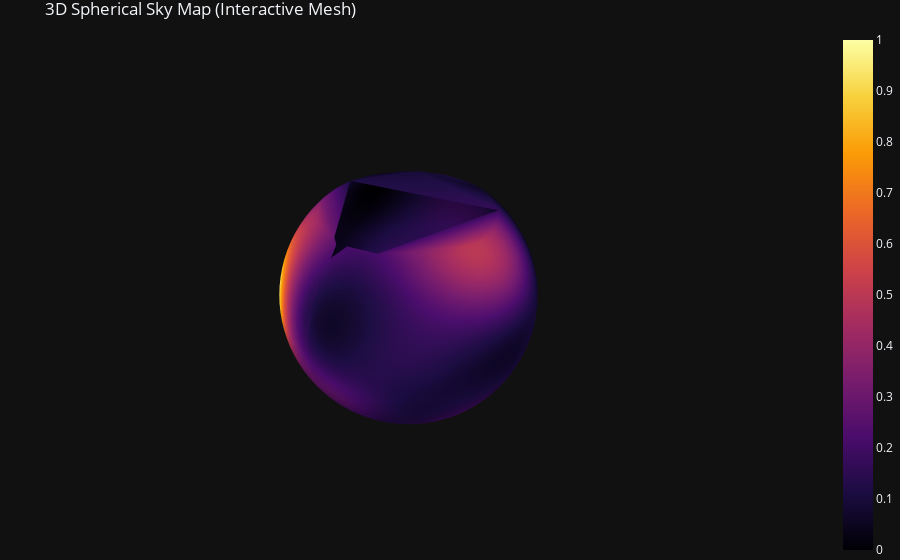

The notebook cell this image was saved under:
### Markdown cell above
### Plot backprojected result before deblurring

### Code cell
import plotly.graph_objects as go
import matplotlib.tri as mtri
from astropy.coordinates import Angle
import astropy.units as u

def wrapped_rad2deg(lat_r, lon_r):
    """
    Converts latitude/longitude from radians to degrees.
    Longitude output is wrapped to [-180, 180) degrees.
    """
    lat_d = Angle(lat_r, unit=u.rad).to_value(u.deg)
    lon_d = Angle(lon_r, unit=u.rad).wrap_at(180 * u.deg).to_value(u.deg)
    return lat_d, lon_d

def cart2eq(x, y, z):
    """
    Convert cartesian coordinates to spherical (r, lat, lon).
    lat: latitude in radians [-pi/2, pi/2]
    lon: longitude in radians [-pi, pi]
    """
    r = np.sqrt(x**2 + y**2 + z**2)
    lat = np.arcsin(z / r)
    lon = np.arctan2(y, x)
    return r, lat, lon

def eq2cart(r, lat, lon):
    """
    Convert spherical (r, lat, lon) to cartesian coordinates.
    """
    x = r * np.cos(lat) * np.cos(lon)
    y = r * np.cos(lat) * np.sin(lon)
    z = r * np.sin(lat)
    return np.vstack((x, y, z))


def draw_interactive_sky_mesh(I, R, mask_lon=None, catalog=None, cmap='Inferno'):
    """
    Interactive 3D spherical sky map using intensity values.

    Parameters
    ----------
    I : (N,) ndarray
        Intensity values per direction.
    R : (3, N) ndarray
        Cartesian coordinates (x, y, z) of array elements.
    mask_lon : (N,) ndarray of bool, optional
        Boolean mask to filter longitudes (e.g. within [-180, 180]).
    catalog : object, optional
        Catalog with `.xyz` (3, N) Cartesian coordinates.
    cmap : str
        Plotly color scale name (e.g. 'Inferno', 'Viridis', etc.).

    Returns
    -------
    fig : plotly.graph_objects.Figure
        Interactive mesh figure.
    """
    
    # Convert full R to (lat, lon) and filter longitude
    _, lat, lon = cart2eq(R[0], R[1], R[2])
    _, lon_deg = wrapped_rad2deg(lat, lon)
    mask = (lon_deg >= -180) & (lon_deg <= 180)
    R_equatorial = eq2cart(1, lat[mask], lon[mask])

    x, y, z = R_equatorial
    if mask_lon is not None:
        x, y, z = x[mask_lon], y[mask_lon], z[mask_lon]
        I = I[mask_lon]

    # Convert to spherical coordinates for triangulation
    theta = np.arccos(np.clip(z, -1, 1))  # polar angle
    phi = np.mod(np.arctan2(y, x), 2 * np.pi)  # azimuth in [0, 2pi]

    # Triangulation in angular domain
    triang = mtri.Triangulation(phi, theta)

    # Normalize intensity
    I_norm = np.clip((I - I.min()) / (I.ptp() + 1e-12), 0, 1)

    fig = go.Figure()

    # Mesh3D: surface visualization
    fig.add_trace(go.Mesh3d(
        x=x, y=y, z=z,
        i=triang.triangles[:, 0],
        j=triang.triangles[:, 1],
        k=triang.triangles[:, 2],
        intensity=I_norm,
        colorscale=cmap,
        showscale=True,
        opacity=1.0,
        lighting=dict(ambient=0.7, diffuse=1.0, specular=0.05, roughness=0.9),
        lightposition=dict(x=100, y=100, z=100),
        name='Sky Intensity',
    ))

    # Overlay catalog sources
    if catalog is not None and hasattr(catalog, "xyz"):
        cx, cy, cz = catalog.xyz
        fig.add_trace(go.Scatter3d(
            x=cx, y=cy, z=cz,
            mode='markers',
            marker=dict(color='white', size=3),
            name='Catalog Sources'
        ))

    fig.update_layout(
        title='3D Spherical Sky Map (Interactive Mesh)',
        scene=dict(
            xaxis=dict(showbackground=False, visible=False),
            yaxis=dict(showbackground=False, visible=False),
            zaxis=dict(showbackground=False, visible=False),
            aspectmode='data',
            camera=dict(eye=dict(x=1.5, y=1.5, z=1.5)),
        ),
        template='plotly_dark',
        margin=dict(l=0, r=0, b=0, t=30)
    )

    return fig

fig = draw_interactive_sky_mesh(bpp[2], Df.R)
fig.show()

### Figure 1 — Plotly figure (JSON) as saved in the notebook; plotly's stock layout.template omitted (floating-point values rounded to 4 significant figures; data arrays with more than 128 entries replaced by an {"elided": "..."} marker saying what was removed)
{"data": [{"colorscale": [[0, "#000004"], [0.1111, "#1b0c41"], [0.2222, "#4a0c6b"], [0.3333, "#781c6d"], [0.4444, "#a52c60"], [0.5556, "#cf4446"], [0.6667, "#ed6925"], [0.7778, "#fb9b06"], [0.8889, "#f7d13d"], [1, "#fcffa4"]], "i": {"elided": "4445 int values"}, "intensity": {"elided": "2234 float values"}, "j": {"elided": "4445 int values"}, "k": {"elided": "4445 int values"}, "lighting": {"ambient": 0.7, "diffuse": 1, "roughness": 0.9, "specular": 0.05}, "lightposition": {"x": 100, "y": 100, "z": 100}, "name": "Sky Intensity", "opacity": 1, "showscale": true, "type": "mesh3d", "x": {"elided": "2234 float values"}, "y": {"elided": "2234 float values"}, "z": {"elided": "2234 float values"}}], "layout": {"margin": {"b": 0, "l": 0, "r": 0, "t": 30}, "scene": {"aspectmode": "data", "camera": {"eye": {"x": 1.5, "y": 1.5, "z": 1.5}}, "xaxis": {"showbackground": false, "visible": false}, "yaxis": {"showbackground": false, "visible": false}, "zaxis": {"showbackground": false, "visible": false}}, "title": {"text": "3D Spherical Sky Map (Interactive Mesh)"}}}
